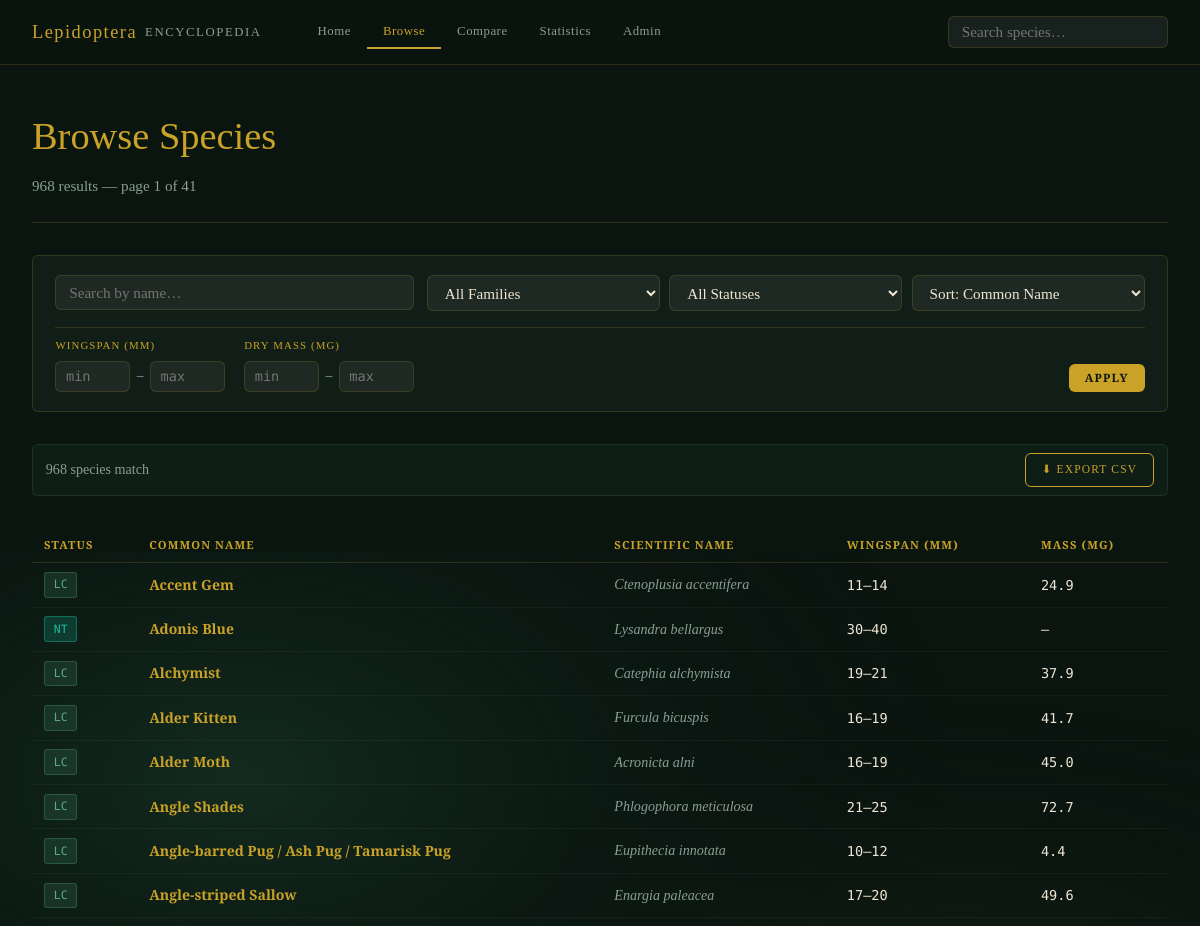
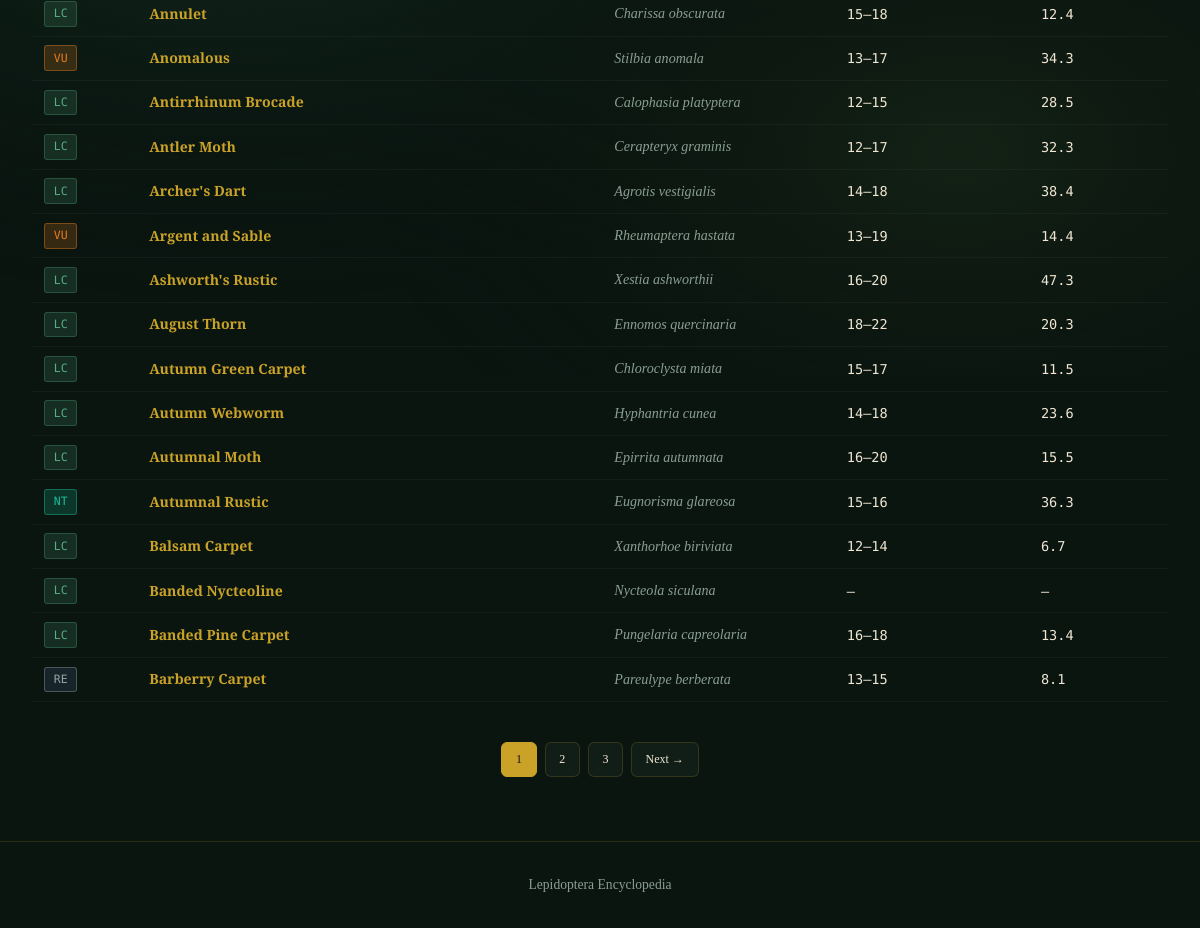
Screenshot of /browse with the database file from the repository (2 pictures, top to bottom).
### tables this page shows
CREATE TABLE species (
            id                  INTEGER PRIMARY KEY AUTOINCREMENT,
            scientific_name     TEXT    NOT NULL UNIQUE,
            common_name         TEXT,
            family_id           INTEGER NOT NULL REFERENCES families(id),
            status_code         TEXT    NOT NULL REFERENCES conservation_status(code),
            span_min_mm         REAL,
            span_max_mm         REAL,
            dry_mass_mg         REAL,
            months_to_adult     INTEGER
        , wiki_image_url TEXT);

### app.py (the view)
@app.route("/browse")
def browse():
    db = get_db()
    q        = request.args.get("q", "").strip()
    family   = request.args.get("family", "")
    status   = request.args.get("status", "")
    sort     = request.args.get("sort", "name")
    page     = max(1, int(request.args.get("page", 1)))
    per_page = 24
    span_min = request.args.get("span_min", type=float)
    span_max = request.args.get("span_max", type=float)
    mass_min = request.args.get("mass_min", type=float)
    mass_max = request.args.get("mass_max", type=float)
    where, params = ["1=1"], []
    if q:
        where.append("(s.scientific_name LIKE ? OR s.common_name LIKE ?)")
        params += [f"%{q}%", f"%{q}%"]
    if family:
        where.append("f.name = ?");  params.append(family)
    if status:
        where.append("s.status_code = ?");  params.append(status)
    if span_min is not None:
        where.append("s.span_min_mm >= ?"); params.append(span_min)
    if span_max is not None:
        where.append("s.span_max_mm <= ?"); params.append(span_max)
    if mass_min is not None:
        where.append("s.dry_mass_mg >= ?"); params.append(mass_min)
    if mass_max is not None:
        where.append("s.dry_mass_mg <= ?"); params.append(mass_max)
    order_map = {
        "name": "s.common_name COLLATE NOCASE",
        "sci":  "s.scientific_name COLLATE NOCASE",
        "span": "s.span_max_mm DESC",
        "mass": "s.dry_mass_mg DESC",
        "dev":  "s.months_to_adult DESC",
    }
    order_clause = order_map.get(sort, "s.common_name COLLATE NOCASE")
    base_sql = f"""
        FROM species s
        JOIN families f ON f.id = s.family_id
        JOIN conservation_status cs ON cs.code = s.status_code
        WHERE {' AND '.join(where)}
    """
    total_rows  = db.execute("SELECT COUNT(*) " + base_sql, params).fetchone()[0]
    total_pages = max(1, math.ceil(total_rows / per_page))
    page        = min(page, total_pages)
    offset      = (page - 1) * per_page
    rows = db.execute(
        "SELECT s.id, s.scientific_name, s.common_name, f.name AS family, "
        "s.status_code, cs.description AS status_desc, "
        "s.span_min_mm, s.span_max_mm, s.dry_mass_mg, s.months_to_adult "
        + base_sql + f" ORDER BY {order_clause} LIMIT ? OFFSET ?",
        params + [per_page, offset]
    ).fetchall()
    return render_template("browse.html",
        species=rows, total=total_rows, page=page, total_pages=total_pages,
        per_page=per_page, q=q, family=family, status=status, sort=sort,
        span_min=span_min, span_max=span_max, mass_min=mass_min, mass_max=mass_max,
        families=_families(), statuses=_statuses())

### app.py (called while the page is built)
def get_db():
    if "db" not in g:
        g.db = sqlite3.connect(DB_PATH)
        g.db.row_factory = sqlite3.Row
        g.db.execute("PRAGMA foreign_keys = ON")
    return g.db

def _families():
    return get_db().execute("SELECT id, name FROM families ORDER BY name").fetchall()

def _statuses():
    return get_db().execute(
        "SELECT code, description FROM conservation_status ORDER BY severity"
    ).fetchall()

### templates/browse.html (shortened to what this page needs)
{% extends "base.html" %}
{% block content %}
<div class="page-header">
  <h1 class="page-title">Browse Species</h1>
  <p class="page-sub">{{ total }} result{{ 's' if total != 1 }} &mdash; page {{ page }} of {{ total_pages }}</p>
</div>
<form class="filter-bar" method="get" action="/browse" id="browseForm">
  <div class="filter-row-top">
    <div class="filter-search">
      <input type="text" name="q" value="{{ q }}" placeholder="Search by name…" class="filter-input">
    </div>
    <div class="filter-selects">
      <select name="family" class="filter-select">
        <option value="">All Families</option>
      </select>
      <select name="status" class="filter-select">
        <option value="">All Statuses</option>
      </select>
      <select name="sort" class="filter-select">
        <option value="name"  {% if sort=='name'  %}selected{% endif %}>Sort: Common Name</option>
      </select>
    </div>
  </div>
  <div class="filter-row-ranges">
    <div class="range-group">
      <label class="range-label">Wingspan (mm)</label>
      <div class="range-inputs">
        <input class="range-input" type="number" name="span_min" placeholder="min"
               value="{{ span_min if span_min is not none else '' }}" min="5" max="93" step="1">
        <span class="range-sep">–</span>
        <input class="range-input" type="number" name="span_max" placeholder="max"
               value="{{ span_max if span_max is not none else '' }}" min="5" max="93" step="1">
      </div>
    </div>
    <div class="range-group">
      <label class="range-label">Dry Mass (mg)</label>
      <div class="range-inputs">
        <input class="range-input" type="number" name="mass_min" placeholder="min"
               value="{{ mass_min if mass_min is not none else '' }}" min="0" max="1500" step="1">
        <span class="range-sep">–</span>
        <input class="range-input" type="number" name="mass_max" placeholder="max"
               value="{{ mass_max if mass_max is not none else '' }}" min="0" max="1500" step="1">
      </div>
    </div>
    <div class="filter-actions">
      <button type="submit" class="btn btn-primary btn-sm">Apply</button>
    </div>
  </div>
</form>
{% if total > 0 %}
<div class="export-bar">
  <span class="export-info">{{ total }} species match</span>
  <a href="/export/csv?q={{ q }}&family={{ family }}&status={{ status }}"
     class="btn btn-ghost btn-sm">⬇ Export CSV</a>
</div>
{% endif %}
{% if species %}
<div class="table-scroll" style="margin-top: 2rem;">
  <table class="data-table">
    <thead>
      <tr>
        <th>Status</th>
        <th>Common Name</th>
        <th>Scientific Name</th>
        <th>Wingspan (mm)</th>
        <th>Mass (mg)</th>
      </tr>
    </thead>
    <tbody>
      {% for sp in species %}
      <tr>
        <td><span class="status-badge status-{{ sp.status_code | replace(' ', '-') | replace('(', '') | replace(')', '') }}">{{ sp.status_code }}</span></td>
        <td><a href="/species/{{ sp.id }}" class="inline-link" style="font-weight: 600;">{{ sp.common_name or '—' }}</a></td>
        <td style="color: #a0aab0;"><em>{{ sp.scientific_name }}</em></td>
        <td class="mono">
          {% if sp.span_min_mm and sp.span_max_mm %}
            {{ sp.span_min_mm|int }}–{{ sp.span_max_mm|int }}
          {% else %}
            —
          {% endif %}
        </td>
        <td class="mono">
          {% if sp.dry_mass_mg %}
            {{ sp.dry_mass_mg|round(1) }}
          {% else %}
            —
          {% endif %}
        </td>
      </tr>
      {% endfor %}
    </tbody>
  </table>
</div>
<div class="pagination">
  {% for p in range([1, page-2]|max, [total_pages+1, page+3]|min) %}
  <a href="?q={{ q }}&family={{ family }}&status={{ status }}&sort={{ sort }}&page={{ p }}"
     class="page-btn {% if p == page %}active{% endif %}">{{ p }}</a>
  {% endfor %}
  {% if page < total_pages %}
  <a href="?q={{ q }}&family={{ family }}&status={{ status }}&sort={{ sort }}&page={{ page+1 }}" class="page-btn">Next →</a>
  {% endif %}
</div>
{% else %}
<div class="empty-state">
  <span>🔍</span>
  <p>No species matched your filters.</p>
  <a href="/browse" class="btn btn-ghost">Reset Filters</a>
</div>
{% endif %}
{% endblock %}

### rows the page displays
species: status_code "LC", common_name "Accent Gem", scientific_name "Ctenoplusia accentifera", span_min_mm "11", span_max_mm "14", dry_mass_mg "24.9"
species: status_code "NT", common_name "Adonis Blue", scientific_name "Lysandra bellargus", span_min_mm "30", span_max_mm "40"
species: status_code "LC", common_name "Alchymist", scientific_name "Catephia alchymista", span_min_mm "19", span_max_mm "21", dry_mass_mg "37.9"
species: status_code "LC", common_name "Alder Kitten", scientific_name "Furcula bicuspis", span_min_mm "16", span_max_mm "19", dry_mass_mg "41.7"
species: status_code "LC", common_name "Alder Moth", scientific_name "Acronicta alni", span_min_mm "16", span_max_mm "19", dry_mass_mg "45.0"
species: status_code "LC", common_name "Angle Shades", scientific_name "Phlogophora meticulosa", span_min_mm "21", span_max_mm "25", dry_mass_mg "72.7"
species: status_code "LC", common_name "Angle-barred Pug / Ash Pug / Tamarisk Pug", scientific_name "Eupithecia innotata", span_min_mm "10", span_max_mm "12", dry_mass_mg "4.4"
species: status_code "LC", common_name "Angle-striped Sallow", scientific_name "Enargia paleacea", span_min_mm "17", span_max_mm "20", dry_mass_mg "49.6"
species: status_code "LC", common_name "Annulet", scientific_name "Charissa obscurata", span_min_mm "15", span_max_mm "18", dry_mass_mg "12.4"
species: status_code "VU", common_name "Anomalous", scientific_name "Stilbia anomala", span_min_mm "13", span_max_mm "17", dry_mass_mg "34.3"
species: status_code "LC", common_name "Antirrhinum Brocade", scientific_name "Calophasia platyptera", span_min_mm "12", span_max_mm "15", dry_mass_mg "28.5"
species: status_code "LC", common_name "Antler Moth", scientific_name "Cerapteryx graminis", span_min_mm "12", span_max_mm "17", dry_mass_mg "32.3"
species: status_code "LC", common_name "Archer's Dart", scientific_name "Agrotis vestigialis", span_min_mm "14", span_max_mm "18", dry_mass_mg "38.4"
species: status_code "VU", common_name "Argent and Sable", scientific_name "Rheumaptera hastata", span_min_mm "13", span_max_mm "19", dry_mass_mg "14.4"
species: status_code "LC", common_name "Ashworth's Rustic", scientific_name "Xestia ashworthii", span_min_mm "16", span_max_mm "20", dry_mass_mg "47.3"
species: status_code "LC", common_name "August Thorn", scientific_name "Ennomos quercinaria", span_min_mm "18", span_max_mm "22", dry_mass_mg "20.3"
species: status_code "LC", common_name "Autumn Green Carpet", scientific_name "Chloroclysta miata", span_min_mm "15", span_max_mm "17", dry_mass_mg "11.5"
species: status_code "LC", common_name "Autumn Webworm", scientific_name "Hyphantria cunea", span_min_mm "14", span_max_mm "18", dry_mass_mg "23.6"
species: status_code "LC", common_name "Autumnal Moth", scientific_name "Epirrita autumnata", span_min_mm "16", span_max_mm "20", dry_mass_mg "15.5"
species: status_code "NT", common_name "Autumnal Rustic", scientific_name "Eugnorisma glareosa", span_min_mm "15", span_max_mm "16", dry_mass_mg "36.3"
species: status_code "LC", common_name "Balsam Carpet", scientific_name "Xanthorhoe biriviata", span_min_mm "12", span_max_mm "14", dry_mass_mg "6.7"
species: status_code "LC", common_name "Banded Nycteoline", scientific_name "Nycteola siculana"
species: status_code "LC", common_name "Banded Pine Carpet", scientific_name "Pungelaria capreolaria", span_min_mm "16", span_max_mm "18", dry_mass_mg "13.4"
species: status_code "RE", common_name "Barberry Carpet", scientific_name "Pareulype berberata", span_min_mm "13", span_max_mm "15", dry_mass_mg "8.1"

### other values shown
{{ total }} "968"
{{ 's' if total != 1 }} "s"
{{ page }} "1"
{{ total_pages }} "41"
{{ p }} "1" "2" "3"
